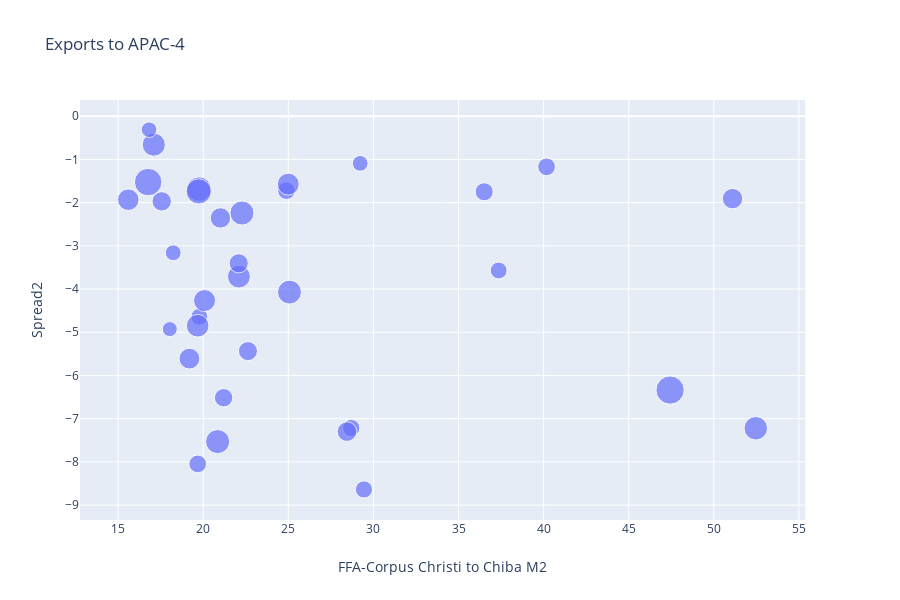

Notebook source saved alongside this figure:
### Code cell
px.scatter(pricing_analytics,x='FFA-Corpus Christi to Chiba M2',y='Spread2',size='Flows_2M',title='Exports to APAC-4')

### Figure 1 — Plotly figure (JSON) as saved in the notebook; plotly's stock layout.template omitted (floating-point values rounded to 4 significant figures)
{"data": [{"hoverlabel": {"namelength": 0}, "hovertemplate": "FFA-Corpus Christi to Chiba M2=%{x}<br>Spread2=%{y}<br>Flows_2M=%{marker.size}", "legendgroup": "", "marker": {"color": "#636efa", "size": [13614137, 15141142, 17165720, 21820084, 17995325, 17684154, 23260295, 20428258, 18875577, 34909347, 30843845, 25995893, 29157862, 31603835, 18743204, 14975792, 25120018, 18939284, 19659960, 17089971, 22155296, 48163049, 33337580, 34473331, 28904825, 36830735, 35049541, 25101769, 38383704, 45430059, 22590019, 27904649, 32115269, 14683174], "sizemode": "area", "sizeref": 120400.0, "symbol": "circle"}, "mode": "markers", "name": "", "showlegend": false, "type": "scatter", "x": [18.04, 18.24, 19.77, 22.63, 28.7, 29.44, 28.45, 21.2, 19.68, 20.85, 19.67, 19.19, 20.08, 22.1, 24.89, 29.22, 51.1, 40.17, 36.51, 37.36, 22.08, 47.43, 52.46, 25.07, 24.99, 19.75, 22.27, 21.01, 19.73, 16.76, 17.56, 15.6, 17.1, 16.82], "xaxis": "x", "y": [-4.927, -3.16, -4.641, -5.436, -7.214, -8.637, -7.299, -6.515, -8.046, -7.53, -4.848, -5.61, -4.266, -3.712, -1.722, -1.091, -1.908, -1.171, -1.748, -3.57, -3.404, -6.338, -7.221, -4.071, -1.572, -1.688, -2.24, -2.354, -1.74, -1.524, -1.97, -1.932, -0.6585, -0.3126], "yaxis": "y"}], "layout": {"height": 600, "legend": {"itemsizing": "constant", "tracegroupgap": 0}, "title": {"text": "Exports to APAC-4"}, "xaxis": {"anchor": "y", "domain": [0, 0.98], "title": {"text": "FFA-Corpus Christi to Chiba M2"}}, "yaxis": {"anchor": "x", "domain": [0, 1], "title": {"text": "Spread2"}}}}
